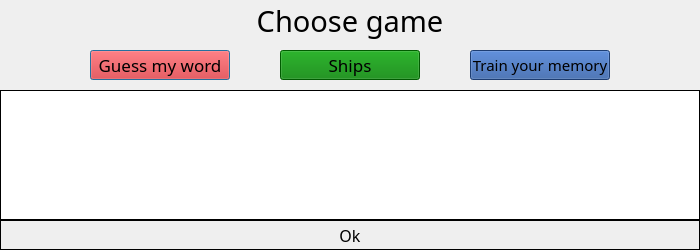
<?xml version="1.0" encoding="UTF-8"?>
<ui version="4.0">
 <class>Rules</class>
 <widget class="QDialog" name="Rules">
  <property name="geometry">
   <rect>
    <x>0</x>
    <y>0</y>
    <width>700</width>
    <height>250</height>
   </rect>
  </property>
  <property name="windowTitle">
   <string>Rules</string>
  </property>
  <widget class="QTextEdit" name="textEdit">
   <property name="enabled">
    <bool>false</bool>
   </property>
   <property name="geometry">
    <rect>
     <x>0</x>
     <y>90</y>
     <width>700</width>
     <height>130</height>
    </rect>
   </property>
   <property name="font">
    <font>
     <family>Arial</family>
     <pointsize>12</pointsize>
    </font>
   </property>
   <property name="styleSheet">
    <string notr="true">color:black; background-color:white; border: 1px solid black;</string>
   </property>
   <property name="html">
    <string>&lt;!DOCTYPE HTML PUBLIC &quot;-//W3C//DTD HTML 4.0//EN&quot; &quot;http://www.w3.org/TR/REC-html40/strict.dtd&quot;&gt;
&lt;html&gt;&lt;head&gt;&lt;meta name=&quot;qrichtext&quot; content=&quot;1&quot; /&gt;&lt;style type=&quot;text/css&quot;&gt;
p, li { white-space: pre-wrap; }
&lt;/style&gt;&lt;/head&gt;&lt;body style=&quot; font-family:'Arial'; font-size:12pt; font-weight:400; font-style:normal;&quot;&gt;
&lt;p style=&quot;-qt-paragraph-type:empty; margin-top:0px; margin-bottom:0px; margin-left:0px; margin-right:0px; -qt-block-indent:0; text-indent:0px; font-family:'MS Shell Dlg 2'; font-size:8.25pt;&quot;&gt;&lt;br /&gt;&lt;/p&gt;&lt;/body&gt;&lt;/html&gt;</string>
   </property>
  </widget>
  <widget class="QLabel" name="chooseGameLabel">
   <property name="geometry">
    <rect>
     <x>250</x>
     <y>0</y>
     <width>200</width>
     <height>41</height>
    </rect>
   </property>
   <property name="font">
    <font>
     <family>Narkisim</family>
     <pointsize>22</pointsize>
    </font>
   </property>
   <property name="text">
    <string>Choose game</string>
   </property>
   <property name="alignment">
    <set>Qt::AlignCenter</set>
   </property>
  </widget>
  <widget class="QPushButton" name="guessMyWordButton">
   <property name="geometry">
    <rect>
     <x>90</x>
     <y>50</y>
     <width>140</width>
     <height>30</height>
    </rect>
   </property>
   <property name="font">
    <font>
     <family>Narkisim</family>
     <pointsize>13</pointsize>
    </font>
   </property>
   <property name="styleSheet">
    <string notr="true">background-color: red;</string>
   </property>
   <property name="text">
    <string>Guess my word</string>
   </property>
  </widget>
  <widget class="QPushButton" name="quitButton">
   <property name="geometry">
    <rect>
     <x>0</x>
     <y>220</y>
     <width>700</width>
     <height>30</height>
    </rect>
   </property>
   <property name="font">
    <font>
     <family>Narkisim</family>
     <pointsize>12</pointsize>
    </font>
   </property>
   <property name="styleSheet">
    <string notr="true">border: 1px solid black; </string>
   </property>
   <property name="text">
    <string>Ok</string>
   </property>
  </widget>
  <widget class="QPushButton" name="shipsButton">
   <property name="geometry">
    <rect>
     <x>280</x>
     <y>50</y>
     <width>140</width>
     <height>30</height>
    </rect>
   </property>
   <property name="font">
    <font>
     <family>Narkisim</family>
     <pointsize>13</pointsize>
    </font>
   </property>
   <property name="styleSheet">
    <string notr="true">background-color: green;</string>
   </property>
   <property name="text">
    <string>Ships</string>
   </property>
  </widget>
  <widget class="QPushButton" name="trainYourMemoryButton">
   <property name="geometry">
    <rect>
     <x>470</x>
     <y>50</y>
     <width>140</width>
     <height>30</height>
    </rect>
   </property>
   <property name="font">
    <font>
     <family>Narkisim</family>
     <pointsize>11</pointsize>
    </font>
   </property>
   <property name="styleSheet">
    <string notr="true">background-color:#2956a0;</string>
   </property>
   <property name="text">
    <string>Train your memory</string>
   </property>
  </widget>
 </widget>
 <resources/>
 <connections/>
</ui>
